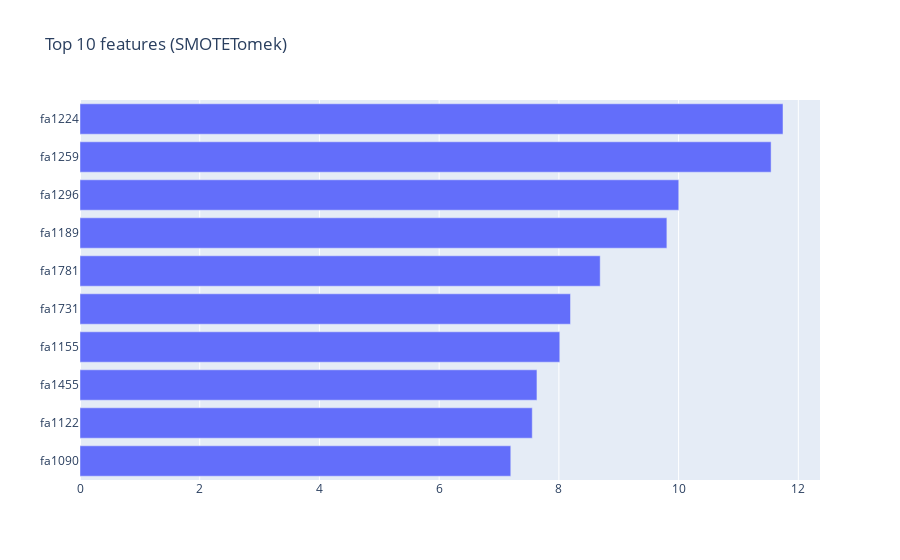

The notebook cell saved with this chart:
### Markdown cell above
## 3.4. SMOTETomek

### Code cell
fig = plot_important_features(X_smotetomek, y_smotetomek, "Top 10 features (SMOTETomek)")
fig.write_html('plots/SelectKBest/SMOTETomek_TopFeatures.html')

### Figure 1 — Plotly figure (JSON) as saved in the notebook; plotly's stock layout.template omitted (floating-point values rounded to 4 significant figures)
{"data": [{"orientation": "h", "type": "bar", "x": [11.74, 11.55, 10.0, 9.804, 8.69, 8.194, 8.015, 7.634, 7.555, 7.196], "y": ["fa1224", "fa1259", "fa1296", "fa1189", "fa1781", "fa1731", "fa1155", "fa1455", "fa1122", "fa1090"]}], "layout": {"title": {"text": "Top 10 features (SMOTETomek)"}, "yaxis": {"autorange": "reversed"}}}
